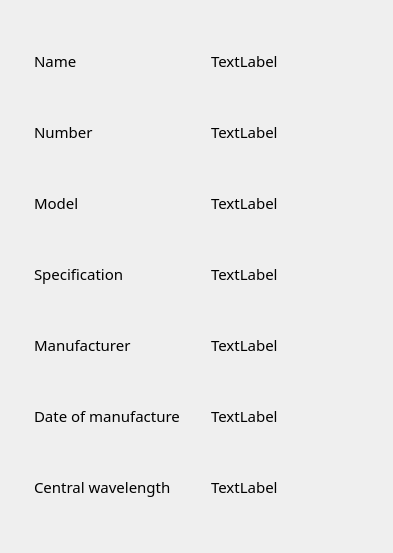
<?xml version="1.0" encoding="UTF-8"?>
<ui version="4.0">
 <class>Sensor_information_widget</class>
 <widget class="QWidget" name="Sensor_information_widget">
  <property name="geometry">
   <rect>
    <x>0</x>
    <y>0</y>
    <width>393</width>
    <height>553</height>
   </rect>
  </property>
  <property name="font">
   <font>
    <family>微软雅黑</family>
    <pointsize>11</pointsize>
   </font>
  </property>
  <property name="windowTitle">
   <string>Form</string>
  </property>
  <property name="windowIcon">
   <iconset resource="images.qrc">
    <normaloff>:/new/prefix1/MyImages/Br01.svg</normaloff>:/new/prefix1/MyImages/Br01.svg</iconset>
  </property>
  <layout class="QGridLayout" name="gridLayout">
   <item row="0" column="0">
    <widget class="QLabel" name="N_label">
     <property name="minimumSize">
      <size>
       <width>0</width>
       <height>30</height>
      </size>
     </property>
     <property name="maximumSize">
      <size>
       <width>148</width>
       <height>30</height>
      </size>
     </property>
     <property name="text">
      <string>Name</string>
     </property>
    </widget>
   </item>
   <item row="0" column="1">
    <widget class="QLabel" name="name_label">
     <property name="minimumSize">
      <size>
       <width>0</width>
       <height>30</height>
      </size>
     </property>
     <property name="maximumSize">
      <size>
       <width>148</width>
       <height>30</height>
      </size>
     </property>
     <property name="text">
      <string>TextLabel</string>
     </property>
    </widget>
   </item>
   <item row="1" column="0">
    <widget class="QLabel" name="n_label">
     <property name="minimumSize">
      <size>
       <width>0</width>
       <height>30</height>
      </size>
     </property>
     <property name="maximumSize">
      <size>
       <width>148</width>
       <height>30</height>
      </size>
     </property>
     <property name="text">
      <string>Number</string>
     </property>
    </widget>
   </item>
   <item row="1" column="1">
    <widget class="QLabel" name="number_label">
     <property name="minimumSize">
      <size>
       <width>0</width>
       <height>30</height>
      </size>
     </property>
     <property name="maximumSize">
      <size>
       <width>148</width>
       <height>30</height>
      </size>
     </property>
     <property name="text">
      <string>TextLabel</string>
     </property>
    </widget>
   </item>
   <item row="2" column="0">
    <widget class="QLabel" name="m_label">
     <property name="minimumSize">
      <size>
       <width>0</width>
       <height>30</height>
      </size>
     </property>
     <property name="maximumSize">
      <size>
       <width>148</width>
       <height>30</height>
      </size>
     </property>
     <property name="text">
      <string>Model</string>
     </property>
    </widget>
   </item>
   <item row="2" column="1">
    <widget class="QLabel" name="model_label">
     <property name="minimumSize">
      <size>
       <width>0</width>
       <height>30</height>
      </size>
     </property>
     <property name="maximumSize">
      <size>
       <width>148</width>
       <height>30</height>
      </size>
     </property>
     <property name="text">
      <string>TextLabel</string>
     </property>
    </widget>
   </item>
   <item row="3" column="0">
    <widget class="QLabel" name="S_label">
     <property name="minimumSize">
      <size>
       <width>0</width>
       <height>30</height>
      </size>
     </property>
     <property name="maximumSize">
      <size>
       <width>148</width>
       <height>30</height>
      </size>
     </property>
     <property name="text">
      <string>Specification</string>
     </property>
    </widget>
   </item>
   <item row="3" column="1">
    <widget class="QLabel" name="specification_label">
     <property name="minimumSize">
      <size>
       <width>0</width>
       <height>30</height>
      </size>
     </property>
     <property name="maximumSize">
      <size>
       <width>148</width>
       <height>30</height>
      </size>
     </property>
     <property name="text">
      <string>TextLabel</string>
     </property>
    </widget>
   </item>
   <item row="4" column="0">
    <widget class="QLabel" name="M_label">
     <property name="minimumSize">
      <size>
       <width>0</width>
       <height>30</height>
      </size>
     </property>
     <property name="maximumSize">
      <size>
       <width>148</width>
       <height>30</height>
      </size>
     </property>
     <property name="text">
      <string>Manufacturer</string>
     </property>
    </widget>
   </item>
   <item row="4" column="1">
    <widget class="QLabel" name="manufacture_label">
     <property name="minimumSize">
      <size>
       <width>0</width>
       <height>30</height>
      </size>
     </property>
     <property name="maximumSize">
      <size>
       <width>148</width>
       <height>30</height>
      </size>
     </property>
     <property name="text">
      <string>TextLabel</string>
     </property>
    </widget>
   </item>
   <item row="5" column="0">
    <widget class="QLabel" name="D_label">
     <property name="minimumSize">
      <size>
       <width>0</width>
       <height>30</height>
      </size>
     </property>
     <property name="maximumSize">
      <size>
       <width>148</width>
       <height>30</height>
      </size>
     </property>
     <property name="text">
      <string>Date of manufacture</string>
     </property>
    </widget>
   </item>
   <item row="5" column="1">
    <widget class="QLabel" name="Date_of_manufacture_label">
     <property name="minimumSize">
      <size>
       <width>0</width>
       <height>30</height>
      </size>
     </property>
     <property name="maximumSize">
      <size>
       <width>148</width>
       <height>30</height>
      </size>
     </property>
     <property name="text">
      <string>TextLabel</string>
     </property>
    </widget>
   </item>
   <item row="6" column="0">
    <widget class="QLabel" name="C_label">
     <property name="minimumSize">
      <size>
       <width>0</width>
       <height>30</height>
      </size>
     </property>
     <property name="maximumSize">
      <size>
       <width>148</width>
       <height>30</height>
      </size>
     </property>
     <property name="text">
      <string>Central wavelength</string>
     </property>
    </widget>
   </item>
   <item row="6" column="1">
    <widget class="QLabel" name="central_wavelength_label">
     <property name="minimumSize">
      <size>
       <width>0</width>
       <height>30</height>
      </size>
     </property>
     <property name="maximumSize">
      <size>
       <width>148</width>
       <height>30</height>
      </size>
     </property>
     <property name="text">
      <string>TextLabel</string>
     </property>
    </widget>
   </item>
  </layout>
 </widget>
 <resources>
  <include location="images.qrc"/>
 </resources>
 <connections/>
</ui>
